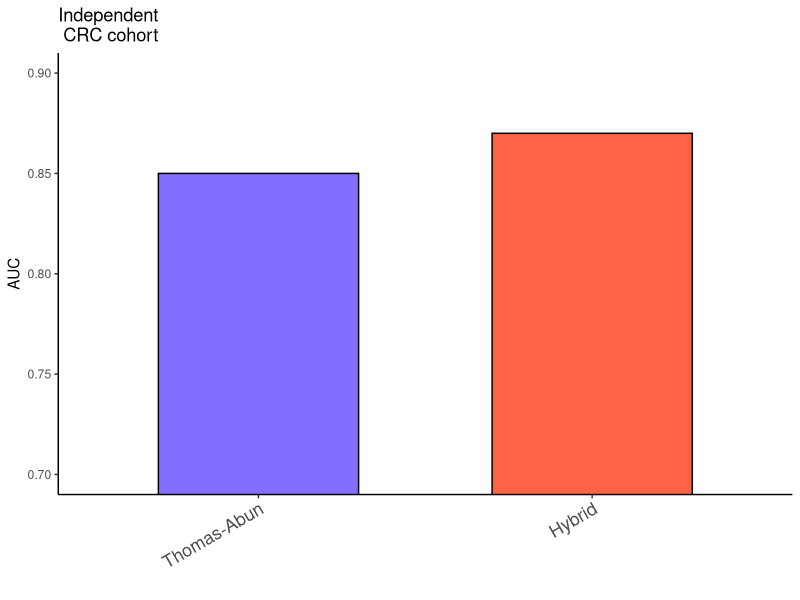
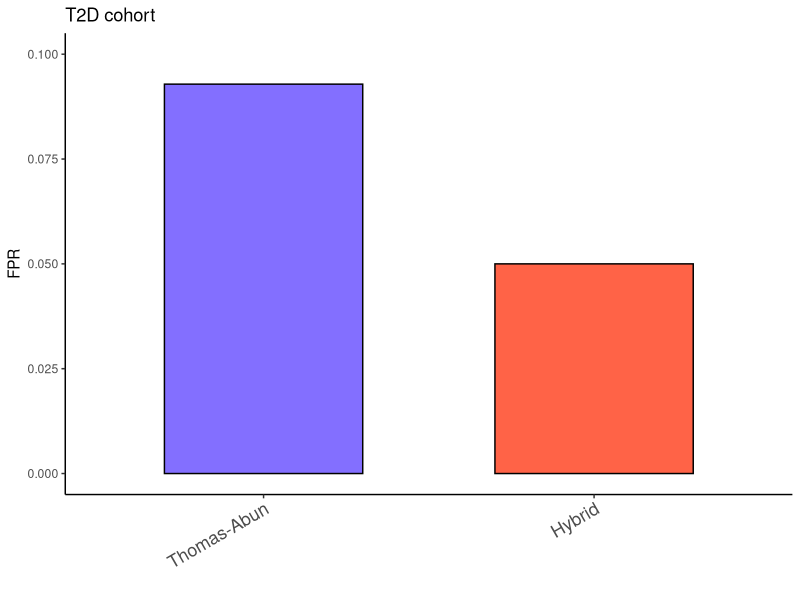

Write the R code that produced these figures, in order.
library(ggplot2)

df <- data.frame(Group=c("Thomas-Abun", "Hybrid"),
                 AUC=c(0.85, 0.87))

pdf("CRC_auc_bar_independent.pdf", width=2.2, height=4)
df$Group <- factor(df$Group, levels=c("Thomas-Abun", "Hybrid"))


 p <- ggplot(data=df, aes(x=Group, y=AUC, fill=Group))+
   geom_bar(stat="identity", color="black", position=position_dodge(), width=0.6)+
   theme_classic()+
   scale_x_discrete(guide = guide_axis(angle = 30))+
   coord_cartesian(ylim=c(0.7,0.9))+
   xlab("")+
   theme(legend.position = "none", axis.text.x = element_text(size = 13))+
ggtitle("Independent \n CRC cohort")
 p + scale_fill_manual(values=c("slateblue1" , "tomato"))
dev.off()


# df <- data.frame(Group=c("Thomas-Abun", "Hybrid"),
#                  FPR=c(0.09285714285714286, 0.02857142857142858))
df <- data.frame(Group=c("Thomas-Abun", "Hybrid"),
                 FPR=c(0.09285714285714286, 0.05))

pdf("CRC_auc_bar_independent_T2D.pdf", width=2.2, height=4)
df$Group <- factor(df$Group, levels=c("Thomas-Abun", "Hybrid"))
p <- ggplot(data=df, aes(x=Group, y=FPR, fill=Group))+
  geom_bar(stat="identity", color="black", position=position_dodge(), width=0.6)+
  theme_classic()+
  scale_x_discrete(guide = guide_axis(angle = 30))+
  coord_cartesian(ylim=c(0,0.1))+
  xlab("")+
  theme(legend.position = "none", axis.text.x = element_text(size = 13))+
  ggtitle("T2D cohort")
p + scale_fill_manual(values=c("slateblue1" , "tomato"))  #
dev.off()
